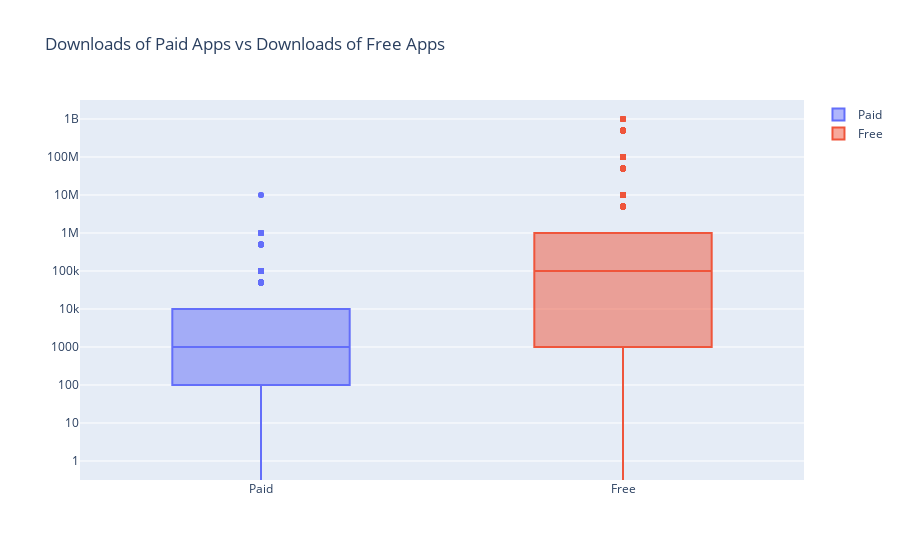

Write notebook code for a chart like this one.
### Code cell
tr0 = go.Box(y=apps["Installs"][apps["Type"] == "Paid"], name="Paid")
tr1 = go.Box(y=apps["Installs"][apps["Type"] == "Free"], name="Free")

layout = go.Layout(
    title="Downloads of Paid Apps vs Downloads of Free Apps",
    yaxis=dict(type="log", autorange=True)
)

data = [tr0, tr1]
fig = go.Figure(data=data, layout=layout)
pyo.iplot(fig)

### Figure 1 — Plotly figure (JSON) as saved in the notebook; plotly's stock layout.template omitted (floating-point values rounded to 4 significant figures; data arrays with more than 128 entries replaced by an {"elided": "..."} marker saying what was removed)
{"data": [{"name": "Paid", "type": "box", "y": {"elided": "756 int values"}}, {"name": "Free", "type": "box", "y": {"elided": "8902 int values"}}], "layout": {"title": {"text": "Downloads of Paid Apps vs Downloads of Free Apps"}, "yaxis": {"autorange": true, "type": "log"}}}
